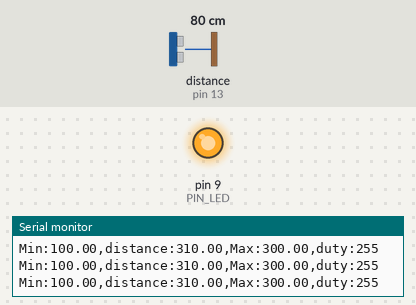
Recording of a sketch running on a simulated Arduino Uno, built with avr-gcc and run on an emulated ATmega328P. Shown: output pins drawn as LEDs (lit = HIGH), the last lines printed to the serial monitor. Wiring (inferred from the names in the program): ultrasonic range finder: trigger pin 12; echo pin 13. The test bench sets the inputs (shaded band); at power-on: distance to the obstacle (sensor on pin 13) 80 cm. The echo pulse lasts 58.3 µs per cm; pins used as bus, display or sensor lines are not drawn.

Above: at 1.2 s.
1.3 s: distance to the obstacle (sensor on pin 13) set to 18 cm
At 3.7 s:
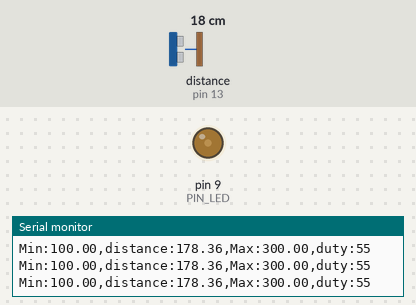
4.0 s: distance to the obstacle (sensor on pin 13) set to 2 cm
Timing chart, 0 to 7.0 s (numbered marks = the images above; inputs shaded):
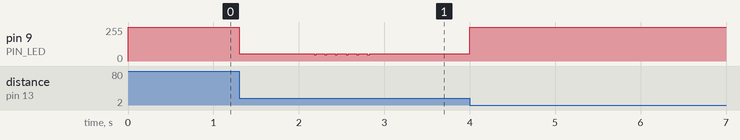

Measured:
- after the input at 1.3 s, pin 9 (PIN_LED): 255/255 → 55/255 at once, then repeats every 0.12 s: 46/255 0.02 s, 55/255 0.10 s, until it stays 55/255 from 2.8 s

The sketch:

08_example_2_edit.ino
```cpp
// 08P07 : 거리에 따른 LED 밝기 제어
// - 샘플링 주기 25ms, delay() 없이 millis() 폴링으로 주기 유지
// - 200mm에서 최대 밝기, 100mm/300mm에서 최소(꺼짐), 150mm/250mm에서 duty 50%
// - LED는 active low: analogWrite(pin, 0) = 가장 밝음, analogWrite(pin, 255) = 꺼짐

// Arduino pin assignment
#define PIN_LED  9    // PWM 핀이어야 함 (~9), analogWrite()로 밝기 제어
#define PIN_TRIG 12   // sonar sensor TRIGGER
#define PIN_ECHO 13   // sonar sensor ECHO

// configurable parameters
#define SND_VEL 346.0     // sound velocity at 24 celsius degree (unit: m/sec)
#define INTERVAL 25       // sampling interval (unit: msec)
#define PULSE_DURATION 10 // ultra-sound Pulse Duration (unit: usec)
#define _DIST_MIN 100.0   // minimum distance to be measured (unit: mm)
#define _DIST_MAX 300.0   // maximum distance to be measured (unit: mm)
#define _DIST_PEAK 200.0  // 최대 밝기가 되는 거리 (unit: mm)

// - (INTERVAL / 2)는 정수 나눗셈이라 25 / 2 = 12 → 12 * 1000 = 12000us
// - 12ms 동안 왕복 가능한 거리 = 약 2m (편도) → 300mm 측정에는 충분
// - 한 루프 최악 시간: pulseIn 12ms + 시리얼 출력 약 9ms < 25ms 이므로 주기 유지 가능
#define TIMEOUT ((INTERVAL / 2) * 1000.0) // maximum echo waiting time (unit: usec)
#define SCALE (0.001 * 0.5 * SND_VEL) // coefficent to convert duration to distance

unsigned long last_sampling_time = 0;   // unit: msec

void setup() {
  // initialize GPIO pins
  pinMode(PIN_LED, OUTPUT);
  pinMode(PIN_TRIG, OUTPUT);  // sonar TRIGGER
  pinMode(PIN_ECHO, INPUT);   // sonar ECHO
  digitalWrite(PIN_TRIG, LOW);  // turn-off Sonar
  analogWrite(PIN_LED, 255);    // 시작 시 LED OFF (active low)

  // initialize serial port
  Serial.begin(57600);
}

void loop() {
  float distance;
  int duty;   // analogWrite() 값: 0 = 최대 밝기, 255 = 꺼짐 (active low)

  // wait until next sampling time. // polling
  // millis() returns the number of milliseconds since the program started.
  //    will overflow after 50 days.
  // → "현재 시각 - 마지막 시각" 형태로 비교하면 unsigned 연산 특성상
  //   millis()가 0으로 돌아가는 오버플로에도 정상 동작함
  // → 샘플링 주기(25ms)가 안 됐으면 바로 반환 (delay() 사용 안 함)
  if (millis() - last_sampling_time < INTERVAL)
    return;

  distance = USS_measure(PIN_TRIG, PIN_ECHO); // read distance

  if ((distance == 0.0) || (distance > _DIST_MAX)) {
      distance = _DIST_MAX + 10.0;    // Set Higher Value
      duty = 255;                     // LED OFF
  } else if (distance < _DIST_MIN) {
      distance = _DIST_MIN - 10.0;    // Set Lower Value
      duty = 255;                     // LED OFF
  } else {    // In desired Range
      // 삼각형(V자) 형태의 밝기 곡선
      //   duty = 255 * |distance - 200| / 100
      //   100mm -> 255 (꺼짐)
      //   150mm -> 127.5 -> 128 (50%)
      //   200mm -> 0 (최대 밝기)
      //   250mm -> 127.5 -> 128 (50%)
      //   300mm -> 255 (꺼짐)
      //
      // [data type 주의]
      // - 정수로 계산하면 |d - 200| / 100 이 0 또는 1이 되어 밝기가 단계적으로만 바뀜
      // - 그래서 fabs()와 float 나눗셈으로 비율(0.0 ~ 1.0)을 먼저 구한 뒤 int로 변환
      float ratio = fabs(distance - _DIST_PEAK) / (_DIST_MAX - _DIST_PEAK);

      // + 0.5 : 반올림 (150/250mm에서 128). 버림(127)을 원하면 + 0.5를 지우면 됨
      duty = (int)(255.0 * ratio + 0.5);
      duty = constrain(duty, 0, 255);   // analogWrite 허용 범위(0~255)로 제한
  }

  analogWrite(PIN_LED, duty);   // LED 밝기 적용

  // output the distance to the serial port
  // - duty는 active low 값이라 플로터에서 V자로 보이며, 0에 가까울수록 밝음
  Serial.print("Min:");        Serial.print(_DIST_MIN);
  Serial.print(",distance:");  Serial.print(distance);
  Serial.print(",Max:");       Serial.print(_DIST_MAX);
  Serial.print(",duty:");      Serial.print(duty);
  Serial.println("");

  // update last sampling time
  // - millis()를 다시 읽지 않고 INTERVAL만큼 더해 주기 누적 오차 방지
  last_sampling_time += INTERVAL;
}

// get a distance reading from USS. return value is in millimeter.
// - 측정 실패(TIMEOUT 초과) 시 pulseIn()이 0을 반환하므로 결과도 0.0
float USS_measure(int TRIG, int ECHO)
{
  digitalWrite(TRIG, HIGH);
  delayMicroseconds(PULSE_DURATION);
  digitalWrite(TRIG, LOW);

  return pulseIn(ECHO, HIGH, TIMEOUT) * SCALE; // unit: mm

  // Pulse duration to distance conversion example (target distance = 17.3m)
  // - pulseIn(ECHO, HIGH, timeout) returns microseconds (음파의 왕복 시간)
  // - 편도 거리 = (pulseIn() / 1,000,000) * SND_VEL / 2 (미터 단위)
  //   mm 단위로 하려면 * 1,000이 필요 ==>  SCALE = 0.001 * 0.5 * SND_VEL
  //
  // - 예, pusseIn()이 100,000 이면 (= 0.1초, 왕복 거리 34.6m)
  //        = 100,000 micro*sec * 0.001 milli/micro * 0.5 * 346 meter/sec
  //        = 100,000 * 0.001 * 0.5 * 346
  //        = 17,300 mm  ==> 17.3m
}
```
